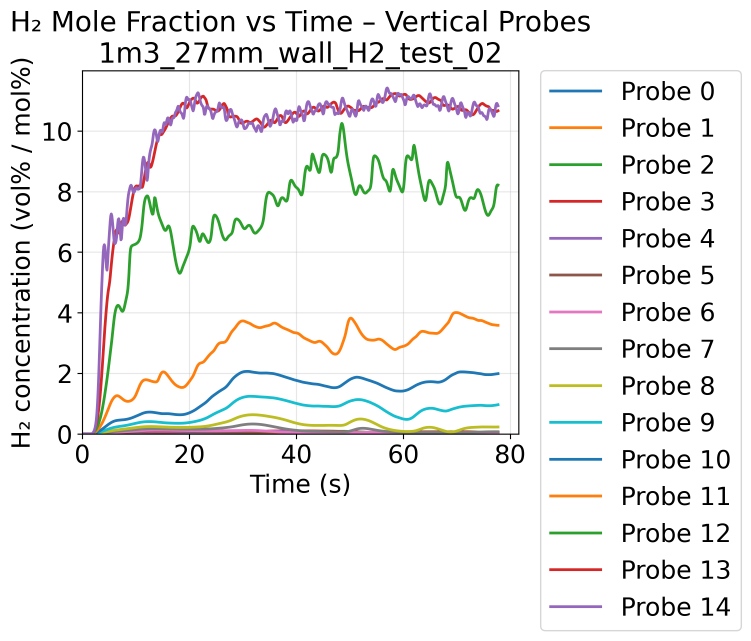
#> input picture 1m3_27mm_wall_H2_test_02/postProcessing/probes_H2_vertical/0/H2_mole_fraction_vertical.png, 2253 x 1922 px (shown at 1/3 size)
$ python crop_snapshots.py ../1m3_27mm_wall_H2_test_02/postProcessing/probes_H2_vertical/0
#> lines starting #> are read from the running program, lines starting #| are printed output that depends on the picture
"""
crop_snapshots.py — Crop edges from ParaView snapshot PNGs.

Removes the strip artefacts that appear near the top of H2_vol_con images
(vent-boundary mesh discontinuities rendered as visible bands).

Usage:
    python3 crop_snapshots.py <input_dir> [options]

    Crops all *.png files in <input_dir> and writes results to
    <input_dir>/cropped/ by default.

Examples:
    # crop 120 px from top only (default)
    python3 crop_snapshots.py ../1m3_27mm_wall_H2_test_55/H2_vol_con

    # custom crop amounts
    python3 crop_snapshots.py ../1m3_27mm_wall_H2_test_55/H2_vol_con --top 150 --bottom 20

    # overwrite originals (use with care)
    python3 crop_snapshots.py ../1m3_27mm_wall_H2_test_55/H2_vol_con --inplace

Crop defaults (pixels, for 3000×2000 px images):
    top    = 300   (removes vent-boundary strip near ceiling)
    bottom = 328   (~10 px margin remaining)
    left   = 336   (~10 px margin remaining)
    right  = 336   (~10 px margin remaining)
"""

import argparse
import os
import sys
from pathlib import Path
from PIL import Image


def parse_args():
    parser = argparse.ArgumentParser(
        description="Crop edges from ParaView snapshot PNGs."
    )
    parser.add_argument("input_dir", help="Directory containing PNG snapshots")
    parser.add_argument("--top",     type=int, default=300, help="Pixels to crop from top (default: 300 — removes ceiling strip)")
    parser.add_argument("--bottom",  type=int, default=328, help="Pixels to crop from bottom (default: 328 — ~10 px margin)")
    parser.add_argument("--left",    type=int, default=336, help="Pixels to crop from left (default: 336 — ~10 px margin)")
    parser.add_argument("--right",   type=int, default=336, help="Pixels to crop from right (default: 336 — ~10 px margin)")
    parser.add_argument("--inplace", action="store_true",
                        help="Overwrite originals instead of writing to cropped/ subfolder")
    parser.add_argument("--suffix",  default="",
                        help="Suffix to append to output filenames, e.g. '_crop' (ignored with --inplace)")
    return parser.parse_args()


def crop_image(src_path, dst_path, top, bottom, left, right):
#> called with top = 300, bottom = 328, left = 336, right = 336
    img = Image.open(src_path)
#> img is the input picture: PIL image 2253x1922 RGBA; mean R, G, B, A 240, 240, 239.3, 255
    w, h = img.size
#> w = 2253; h = 1922
    box = (left, top, w - right if right else w, h - bottom if bottom else h)
#> box = (336, 300, 1917, 1594)
    cropped = img.crop(box)
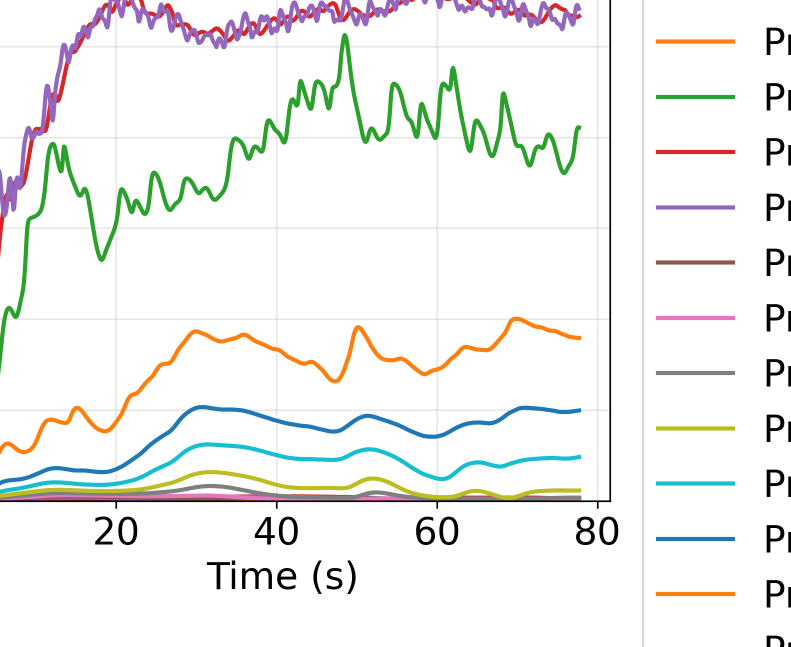
#> cropped: PIL image 1581x1294 RGBA (shown at 1/2 size); mean R, G, B, A 241.7, 242.3, 240.5, 255
    cropped.save(dst_path)
    return img.size, cropped.size


def main():
    args = parse_args()
    input_dir = Path(args.input_dir).resolve()

    if not input_dir.is_dir():
        sys.exit(f"ERROR: not a directory: {input_dir}")

    pngs = sorted(input_dir.glob("*.png"))
    if not pngs:
        sys.exit(f"ERROR: no PNG files found in {input_dir}")

    if args.inplace:
        out_dir = input_dir
    else:
        out_dir = input_dir / "cropped"
        out_dir.mkdir(exist_ok=True)

    print(f"Input : {input_dir}  ({len(pngs)} PNG files)")
    print(f"Output: {out_dir}")
    print(f"Crop  : top={args.top}  bottom={args.bottom}  left={args.left}  right={args.right}")
    print()

    for src in pngs:
        stem = src.stem + args.suffix if not args.inplace else src.stem
        dst  = out_dir / (stem + ".png")
        orig_size, new_size = crop_image(src, dst, args.top, args.bottom, args.left, args.right)
#> orig_size = (2253, 1922); new_size = (1581, 1294)
        print(f"  {src.name}  {orig_size[0]}×{orig_size[1]} → {new_size[0]}×{new_size[1]}  →  {dst.name}")
#|   H2_mole_fraction_vertical.png  2253×1922 → 1581×1294  →  H2_mole_fraction_vertical.png

    print(f"\nDone. {len(pngs)} image(s) cropped.")


if __name__ == "__main__":
    main()
